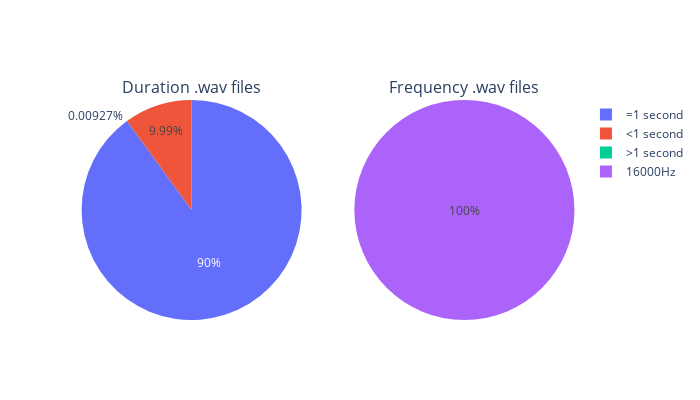

Notebook code for this chart:
### Code cell
x = []
y = []
for i in signal_lengths:
    x.append(i)
    y.append(signal_lengths[i])
tot = 0
for i in range(81):
    tot = tot + y[i]
freq = []
counts = []
for j in frequencies:
    freq.append(str(j)+'Hz')
    counts.append(frequencies[j])
        
labels = []
values = []
one_second = 0
less = 0
more = 0

for i in range(len(x)):
    if x[i]==16000:
        one_second+=y[i]
    elif x[i]<16000:
        less+=y[i]
    else:
        more+=y[i]
labels.append('=1 second')
values.append(one_second/tot*100)
labels.append('<1 second')
values.append(less/tot*100)
labels.append('>1 second')
values.append(more/tot*100)
fig = make_subplots(rows=1, cols=2,specs=[[{"type": "domain"},{"type": "domain"}]],
                    subplot_titles=['Duration .wav files', 'Frequency .wav files'])
fig.add_trace(go.Pie(labels=labels, values=values),row=1,col=1)
fig.add_trace(go.Pie(labels=freq, values=counts),row=1,col=2)
fig.update_layout(height=400, width=700)
fig.show()

### Figure 1 — Plotly figure (JSON) as saved in the notebook; plotly's stock layout.template omitted (floating-point values rounded to 4 significant figures)
{"data": [{"domain": {"x": [0, 0.45], "y": [0, 1]}, "labels": ["=1 second", "<1 second", ">1 second"], "type": "pie", "values": [90.0, 9.994, 0.00927]}, {"domain": {"x": [0.55, 1], "y": [0, 1]}, "labels": ["16000Hz"], "type": "pie", "values": [64727]}], "layout": {"annotations": [{"font": {"size": 16}, "showarrow": false, "text": "Duration .wav files", "x": 0.225, "xanchor": "center", "xref": "paper", "y": 1, "yanchor": "bottom", "yref": "paper"}, {"font": {"size": 16}, "showarrow": false, "text": "Frequency .wav files", "x": 0.775, "xanchor": "center", "xref": "paper", "y": 1, "yanchor": "bottom", "yref": "paper"}], "height": 400, "width": 700}}
